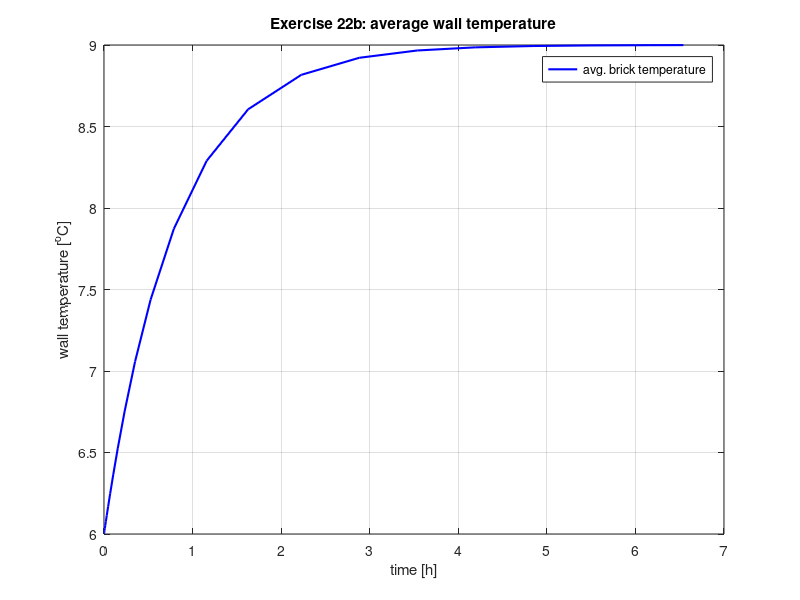
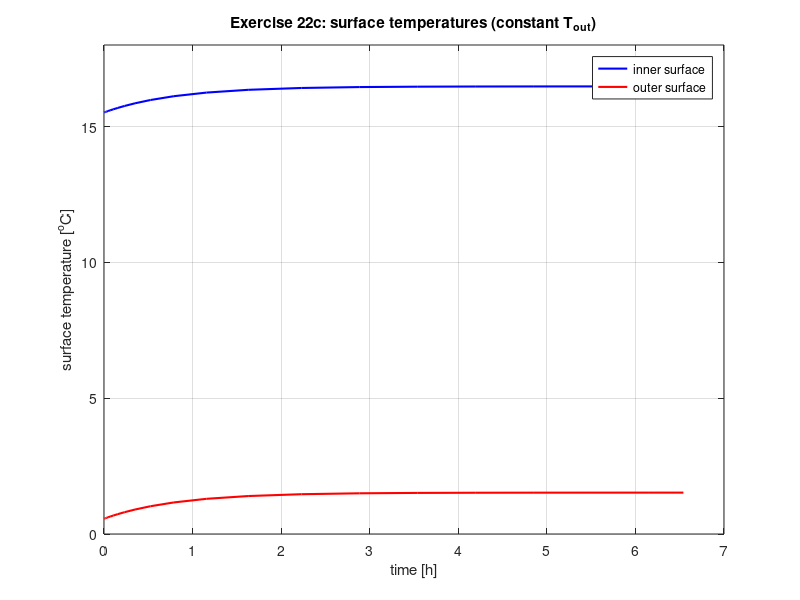
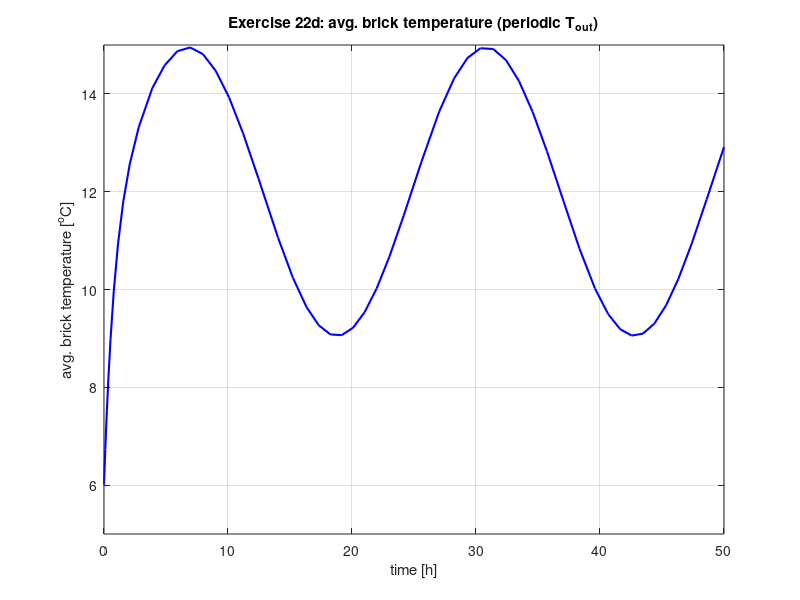
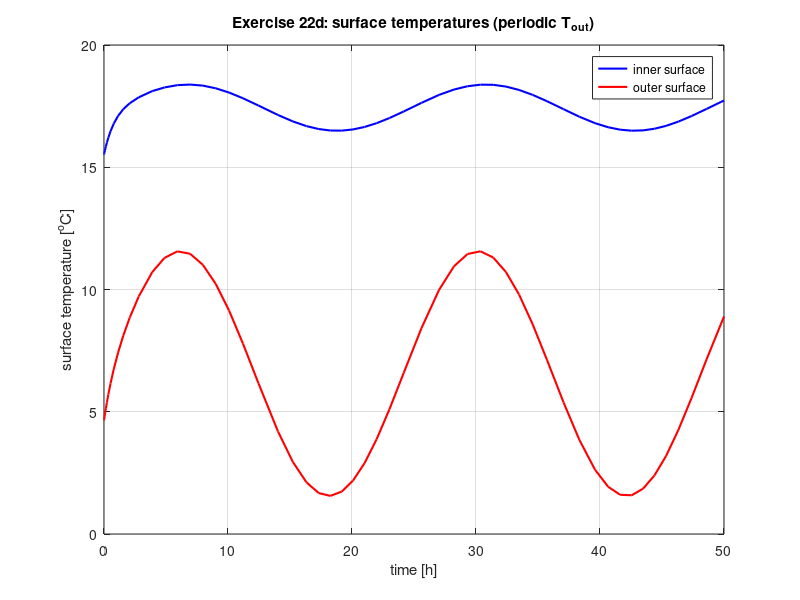

MATLAB code to generate these figures, in order:
% exercise22_one_layer_wall.m
% Part a) is done on paper

clear; clc; close all;

% Given values
A = 40; % m^2
T1_in = 20; % inside air [°C]
T2_out0 = -2; % outside air [°C]
Twall_init = 6; % initial average wall temp [°C]

R_alpha_in = 1/(20*A); % K/W (h=20 W/m2K)
R_alpha_out = 1/(20*A); % K/W

R_wall = 5.305e-3; % K/W
R1 = R_alpha_in + R_wall/2;
R2 = R_wall/2 + R_alpha_out;

C = 1488e3; % J/K

T_eq = 9.0; % °C
tau = 4710; % s

% Common ODE for average wall temperature (one node)
ode_T = @(t,T) ((T1_in - T)./R1 + (T2_out0 - T)./R2) / C;

% b) Run of wall temperature up to about 5*tau
t_end_b = 5*tau;
tspan_b = [0 t_end_b];

[t_b, T_b] = ode23(ode_T, tspan_b, Twall_init);

figure;
plot(t_b/3600, T_b,'b','LineWidth',1.5);
xlabel('time [h]');
ylabel('wall temperature [^oC]');
grid on;
ylim([6 9]);
title('Exercise 22b: average wall temperature');
legend('avg. brick temperature','Location','best');

% c) Surface temperatures (inside/outside) up to about 5*tau
T_surf_in  = zeros(size(T_b));
T_surf_out = zeros(size(T_b));

for k = 1:length(T_b)
    q_in  = (T1_in   - T_b(k))/R1;  % through R1
    q_out = (T_b(k) - T2_out0)/R2;  % through R2
    T_surf_in(k)  = T1_in   - q_in  * R_alpha_in;
    T_surf_out(k) = T2_out0 + q_out * R_alpha_out;
end

figure;
plot(t_b/3600,T_surf_in,'b','LineWidth',1.5); hold on;
plot(t_b/3600,T_surf_out,'r','LineWidth',1.5);
xlabel('time [h]');
ylabel('surface temperature [^oC]');
grid on;
ylim([0 18]);
title('Exercise 22c: surface temperatures (constant T_{out})');
legend('inner surface','outer surface','Location','best');

% d) Periodic ambient temperature (outside air)
f      = 1/(24*3600);               
omega  = 2*pi*f;
T2_out_periodic = @(t) Twall_init*sin(omega*t) + (Twall_init - 2);

ode_T_per = @(t,T) ( (T1_in - T)./R1 + (T2_out_periodic(t) - T)./R2 ) / C;

tspan_d = [0 50*3600];
[t_d,T_d] = ode23(ode_T_per,tspan_d,Twall_init);
T2_out_d  = T2_out_periodic(t_d);

% average wall temperature
figure;
plot(t_d/3600,T_d,'b','LineWidth',1.5);
xlabel('time [h]');
ylabel('avg. brick temperature [^oC]');
grid on;
ylim([5 15]);
title('Exercise 22d: avg. brick temperature (periodic T_{out})');

% surface temperatures (use instantaneous heat fluxes)
T_surf_in_d  = zeros(size(T_d));
T_surf_out_d = zeros(size(T_d));

for k = 1:length(T_d)
    Tout_k = T2_out_d(k);
    q_in   = (T1_in   - T_d(k))/R1;
    q_out  = (T_d(k)  - Tout_k)/R2;
    T_surf_in_d(k)  = T1_in  - q_in  * R_alpha_in;
    T_surf_out_d(k) = Tout_k + q_out * R_alpha_out;
end

figure;
plot(t_d/3600,T_surf_in_d,'b','LineWidth',1.5); hold on;
plot(t_d/3600,T_surf_out_d,'r','LineWidth',1.5);
xlabel('time [h]');
ylabel('surface temperature [^oC]');
grid on;
ylim([0 20]);
title('Exercise 22d: surface temperatures (periodic T_{out})');
legend('inner surface','outer surface','Location','best');

